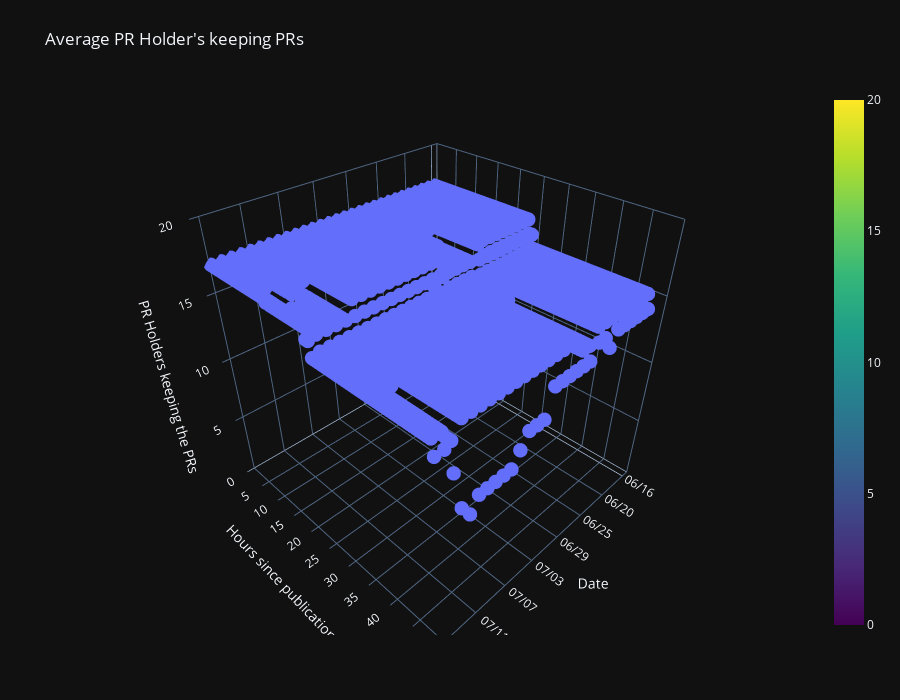

The notebook cell this image was saved under:
### Code cell
import plotly.graph_objects as go

fig = go.Figure(data=[go.Scatter3d(
    z=nodes_keeeping['keeping_records'],
    x=nodes_keeeping['date'],
    y=nodes_keeeping['since_pub_h'],
    mode='markers',
    marker=dict(
        size=5,
        colorscale='Viridis',   # choose a colorscale
        opacity=1.,
        showscale=True,
        cmax=20,
        cmin=0),
    )])

fig.update_layout(
    title="Average PR Holder's keeping PRs",
    autosize=False,
    width=900,
    height=700,
    scene = dict(
        yaxis = dict(nticks=20, range=[0, 50],),
        zaxis = dict(nticks=10, range=[0, 20],),
        xaxis_title='Date',
        yaxis_title='Hours since publication',
        zaxis_title='PR Holders keeping the PRs',
    ),
    margin=dict(
        l=65,
        r=50,
        b=65,
        t=90)
    )
fig.show()

### Figure 1 — Plotly figure (JSON) as saved in the notebook; plotly's stock layout.template omitted (floating-point values rounded to 4 significant figures; data arrays with more than 128 entries replaced by an {"elided": "..."} marker saying what was removed)
{"data": [{"marker": {"cmax": 20, "cmin": 0, "colorscale": [[0.0, "#440154"], [0.1111, "#482878"], [0.2222, "#3e4989"], [0.3333, "#31688e"], [0.4444, "#26828e"], [0.5556, "#1f9e89"], [0.6667, "#35b779"], [0.7778, "#6ece58"], [0.8889, "#b5de2b"], [1.0, "#fde725"]], "opacity": 1.0, "showscale": true, "size": 5}, "mode": "markers", "x": {"elided": "2784 str values"}, "y": {"elided": "2784 float values"}, "z": {"elided": "2784 float values"}, "type": "scatter3d"}], "layout": {"scene": {"yaxis": {"nticks": 20, "range": [0, 50], "title": {"text": "Hours since publication"}}, "zaxis": {"nticks": 10, "range": [0, 20], "title": {"text": "PR Holders keeping the PRs"}}, "xaxis": {"title": {"text": "Date"}}}, "margin": {"l": 65, "r": 50, "b": 65, "t": 90}, "title": {"text": "Average PR Holder's keeping PRs"}, "autosize": false, "width": 900, "height": 700}}
